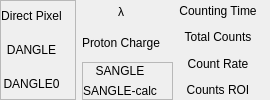
              <widget class="QFrame" name="frame">
               <property name="frameShape">
                <enum>QFrame::NoFrame</enum>
               </property>
               <layout class="QHBoxLayout" name="horizontalLayout_13">
                <property name="leftMargin">
                 <number>0</number>
                </property>
                <property name="topMargin">
                 <number>0</number>
                </property>
                <property name="rightMargin">
                 <number>0</number>
                </property>
                <property name="bottomMargin">
                 <number>0</number>
                </property>
                <item>
                 <widget class="QFrame" name="frame_5">
                  <property name="frameShape">
                   <enum>QFrame::StyledPanel</enum>
                  </property>
                  <property name="frameShadow">
                   <enum>QFrame::Raised</enum>
                  </property>
                  <layout class="QGridLayout" name="gridLayout_4">
                   <property name="leftMargin">
                    <number>0</number>
                   </property>
                   <property name="topMargin">
                    <number>0</number>
                   </property>
                   <property name="rightMargin">
                    <number>0</number>
                   </property>
                   <property name="bottomMargin">
                    <number>0</number>
                   </property>
                   <item row="0" column="0">
                    <widget class="QLabel" name="label_17">
                     <property name="toolTip">
                      <string>Direct pixel value read from file, if overwrite is active, the read value is in brackets</string>
                     </property>
                     <property name="text">
                      <string>Direct Pixel</string>
                     </property>
                     <property name="alignment">
                      <set>Qt::AlignCenter</set>
                     </property>
                    </widget>
                   </item>
                   <item row="1" column="0">
                    <widget class="QLabel" name="label_11">
                     <property name="toolTip">
                      <string>Detector Angle value read from file</string>
                     </property>
                     <property name="text">
                      <string>DANGLE</string>
                     </property>
                     <property name="alignment">
                      <set>Qt::AlignCenter</set>
                     </property>
                     <property name="margin">
                      <number>1</number>
                     </property>
                     <property name="textInteractionFlags">
                      <set>Qt::LinksAccessibleByMouse|Qt::TextSelectableByMouse</set>
                     </property>
                    </widget>
                   </item>
                   <item row="2" column="0">
                    <widget class="QLabel" name="label_15">
                     <property name="toolTip">
                      <string>Two theta value calculated from file, if DANGLE0 overwrite is active, the read value is in brackets</string>
                     </property>
                     <property name="text">
                      <string>DANGLE0</string>
                     </property>
                     <property name="alignment">
                      <set>Qt::AlignCenter</set>
                     </property>
                     <property name="textInteractionFlags">
                      <set>Qt::LinksAccessibleByMouse|Qt::TextSelectableByMouse</set>
                     </property>
                    </widget>
                   </item>
                   <item row="0" column="1">
                    <widget class="QLabel" name="datasetDirectPixel">
                     <property name="toolTip">
                      <string>Direct pixel value read from file, if overwrite is active, the read value is in brackets</string>
                     </property>
                     <property name="text">
                      <string/>
                     </property>
                    </widget>
                   </item>
                   <item row="1" column="1">
                    <widget class="QLabel" name="datasetDangle">
                     <property name="toolTip">
                      <string>Detector Angle value read from file</string>
                     </property>
                     <property name="text">
                      <string/>
                     </property>
                     <property name="margin">
                      <number>2</number>
                     </property>
                     <property name="textInteractionFlags">
                      <set>Qt::LinksAccessibleByMouse|Qt::TextSelectableByMouse</set>
                     </property>
                    </widget>
                   </item>
                   <item row="2" column="1">
                    <widget class="QLabel" name="datasetDangle0">
                     <property name="toolTip">
                      <string>Two theta value calculated from file, if DANGLE0 overwrite is active, the read value is in brackets</string>
                     </property>
                     <property name="text">
                      <string/>
                     </property>
                     <property name="margin">
                      <number>2</number>
                     </property>
                     <property name="textInteractionFlags">
                      <set>Qt::LinksAccessibleByMouse|Qt::TextSelectableByMouse</set>
                     </property>
                    </widget>
                   </item>
                  </layout>
                 </widget>
                </item>
                <item>
                 <widget class="QWidget" name="widget_8" native="true">
                  <layout class="QGridLayout" name="gridLayout_11">
                   <property name="leftMargin">
                    <number>0</number>
                   </property>
                   <property name="topMargin">
                    <number>0</number>
                   </property>
                   <property name="rightMargin">
                    <number>0</number>
                   </property>
                   <property name="bottomMargin">
                    <number>0</number>
                   </property>
                   <item row="1" column="0">
                    <widget class="QLabel" name="label_8">
                     <property name="toolTip">
                      <string>Read from file</string>
                     </property>
                     <property name="text">
                      <string>λ</string>
                     </property>
                     <property name="alignment">
                      <set>Qt::AlignCenter</set>
                     </property>
                     <property name="textInteractionFlags">
                      <set>Qt::LinksAccessibleByMouse|Qt::TextSelectableByMouse</set>
                     </property>
                    </widget>
                   </item>
                   <item row="3" column="0" colspan="2">
                    <widget class="QFrame" name="frame_6">
                     <property name="frameShape">
                      <enum>QFrame::StyledPanel</enum>
                     </property>
                     <property name="frameShadow">
                      <enum>QFrame::Raised</enum>
                     </property>
                     <layout class="QGridLayout" name="gridLayout_9">
                      <property name="leftMargin">
                       <number>0</number>
                      </property>
                      <property name="topMargin">
                       <number>1</number>
                      </property>
                      <property name="rightMargin">
                       <number>0</number>
                      </property>
                      <property name="bottomMargin">
                       <number>1</number>
                      </property>
                      <item row="0" column="0">
                       <widget class="QLabel" name="label_12">
                        <property name="toolTip">
                         <string>Sample angle read from file</string>
                        </property>
                        <property name="text">
                         <string>SANGLE</string>
                        </property>
                        <property name="alignment">
                         <set>Qt::AlignCenter</set>
                        </property>
                        <property name="textInteractionFlags">
                         <set>Qt::LinksAccessibleByMouse|Qt::TextSelectableByMouse</set>
                        </property>
                       </widget>
                      </item>
                      <item row="0" column="1">
                       <widget class="QLabel" name="datasetSangle">
                        <property name="toolTip">
                         <string>Sample angle read from file</string>
                        </property>
                        <property name="text">
                         <string/>
                        </property>
                        <property name="margin">
                         <number>2</number>
                        </property>
                        <property name="textInteractionFlags">
                         <set>Qt::LinksAccessibleByMouse|Qt::TextSelectableByMouse</set>
                        </property>
                       </widget>
                      </item>
                      <item row="1" column="0">
                       <widget class="QLabel" name="label_13">
                        <property name="toolTip">
                         <string>Sample angle calculated from 2Θ and X-center position</string>
                        </property>
                        <property name="text">
                         <string>SANGLE-calc</string>
                        </property>
                        <property name="alignment">
                         <set>Qt::AlignCenter</set>
                        </property>
                        <property name="textInteractionFlags">
                         <set>Qt::LinksAccessibleByMouse|Qt::TextSelectableByMouse</set>
                        </property>
                       </widget>
                      </item>
                      <item row="1" column="1">
                       <widget class="QLabel" name="datasetAi">
                        <property name="toolTip">
                         <string>Sample angle calculated from 2Θ and X-center position</string>
                        </property>
                        <property name="text">
                         <string/>
                        </property>
                        <property name="margin">
                         <number>2</number>
                        </property>
                        <property name="textInteractionFlags">
                         <set>Qt::LinksAccessibleByMouse|Qt::TextSelectableByMouse</set>
                        </property>
                       </widget>
                      </item>
                     </layout>
                    </widget>
                   </item>
                   <item row="1" column="1">
                    <widget class="QLabel" name="datasetLambda">
                     <property name="toolTip">
                      <string>Read from file</string>
                     </property>
                     <property name="text">
                      <string/>
                     </property>
                     <property name="margin">
                      <number>2</number>
                     </property>
                     <property name="textInteractionFlags">
                      <set>Qt::LinksAccessibleByMouse|Qt::TextSelectableByMouse</set>
                     </property>
                    </widget>
                   </item>
                   <item row="2" column="0">
                    <widget class="QLabel" name="label_9">
                     <property name="toolTip">
                      <string>Read from file</string>
                     </property>
                     <property name="text">
                      <string>Proton Charge</string>
                     </property>
                     <property name="alignment">
                      <set>Qt::AlignCenter</set>
                     </property>
                     <property name="textInteractionFlags">
                      <set>Qt::LinksAccessibleByMouse|Qt::TextSelectableByMouse</set>
                     </property>
                    </widget>
                   </item>
                   <item row="2" column="1">
                    <widget class="QLabel" name="datasetPCharge">
                     <property name="toolTip">
                      <string>Read from file</string>
                     </property>
                     <property name="text">
                      <string/>
                     </property>
                     <property name="margin">
                      <number>2</number>
                     </property>
                     <property name="textInteractionFlags">
                      <set>Qt::LinksAccessibleByMouse|Qt::TextSelectableByMouse</set>
                     </property>
                    </widget>
                   </item>
                  </layout>
                 </widget>
                </item>
                <item>
                 <widget class="QWidget" name="widget_7" native="true">
                  <layout class="QGridLayout" name="gridLayout_10">
                   <property name="leftMargin">
                    <number>0</number>
                   </property>
                   <property name="topMargin">
                    <number>0</number>
                   </property>
                   <property name="rightMargin">
                    <number>0</number>
                   </property>
                   <property name="bottomMargin">
                    <number>0</number>
                   </property>
                   <item row="2" column="0">
                    <widget class="QLabel" name="label_10">
                     <property name="toolTip">
                      <string>Read from file</string>
                     </property>
                     <property name="text">
                      <string>Total Counts</string>
                     </property>
                     <property name="alignment">
                      <set>Qt::AlignCenter</set>
                     </property>
                     <property name="textInteractionFlags">
                      <set>Qt::LinksAccessibleByMouse|Qt::TextSelectableByMouse</set>
                     </property>
                    </widget>
                   </item>
                   <item row="2" column="1">
                    <widget class="QLabel" name="datasetTotCounts">
                     <property name="toolTip">
                      <string>Read from file</string>
                     </property>
                     <property name="text">
                      <string/>
                     </property>
                     <property name="margin">
                      <number>2</number>
                     </property>
                     <property name="textInteractionFlags">
                      <set>Qt::LinksAccessibleByMouse|Qt::TextSelectableByMouse</set>
                     </property>
                    </widget>
                   </item>
                   <item row="3" column="1">
                    <widget class="QLabel" name="datasetRate">
                     <property name="text">
                      <string/>
                     </property>
                     <property name="textInteractionFlags">
                      <set>Qt::LinksAccessibleByMouse|Qt::TextSelectableByMouse</set>
                     </property>
                    </widget>
                   </item>
                   <item row="1" column="1">
                    <widget class="QLabel" name="datasetTime">
                     <property name="text">
                      <string/>
                     </property>
                     <property name="textInteractionFlags">
                      <set>Qt::LinksAccessibleByMouse|Qt::TextSelectableByMouse</set>
                     </property>
                    </widget>
                   </item>
                   <item row="1" column="0">
                    <widget class="QLabel" name="label_6">
                     <property name="text">
                      <string>Counting Time</string>
                     </property>
                     <property name="alignment">
                      <set>Qt::AlignCenter</set>
                     </property>
                    </widget>
                   </item>
                   <item row="3" column="0">
                    <widget class="QLabel" name="label_37">
                     <property name="text">
                      <string>Count Rate</string>
                     </property>
                     <property name="alignment">
                      <set>Qt::AlignCenter</set>
                     </property>
                    </widget>
                   </item>
                   <item row="4" column="1">
                    <widget class="QLabel" name="datasetROI">
                     <property name="toolTip">
                      <string>Counts in the window selected for X and Y</string>
                     </property>
                     <property name="text">
                      <string/>
                     </property>
                     <property name="margin">
                      <number>2</number>
                     </property>
                     <property name="textInteractionFlags">
                      <set>Qt::LinksAccessibleByMouse|Qt::TextSelectableByMouse</set>
                     </property>
                    </widget>
                   </item>
                   <item row="4" column="0">
                    <widget class="QLabel" name="counts_roi_label">
                     <property name="toolTip">
                      <string>Counts in the window selected for X and Y</string>
                     </property>
                     <property name="text">
                      <string>Counts ROI</string>
                     </property>
                     <property name="alignment">
                      <set>Qt::AlignCenter</set>
                     </property>
                     <property name="textInteractionFlags">
                      <set>Qt::LinksAccessibleByMouse|Qt::TextSelectableByMouse</set>
                     </property>
                    </widget>
                   </item>
                  </layout>
                 </widget>
                </item>
               </layout>
              </widget>
